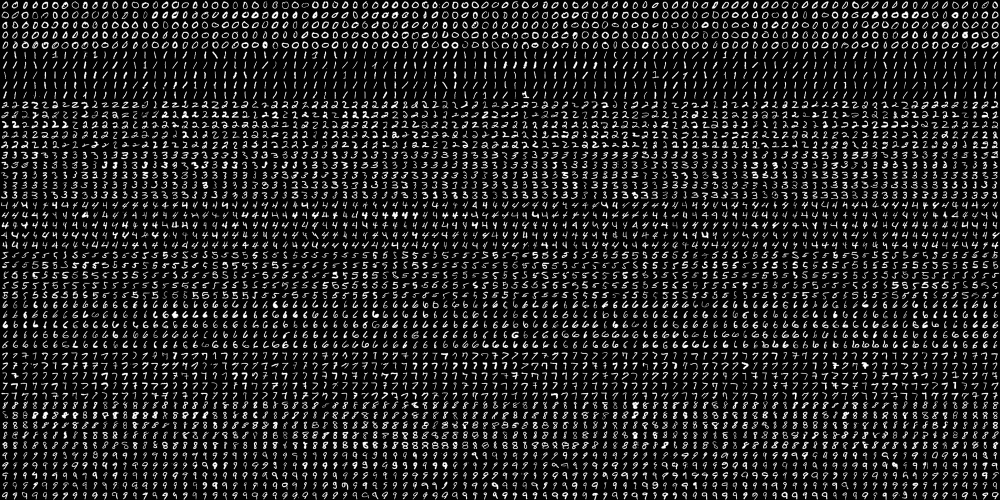
#> input picture digits.png, 2000 x 1000 px (shown at 1/2 size)
$ python digit_recog_norm.py
#> lines starting #> are read from the running program, lines starting #| are printed output that depends on the picture
"""============================================================================
TITLE       : digit_recog_norm.py
BY          : Sang Yoon Byun
DESCRIPTION : A program that can recognize and identify handwritten
              digits (from 0 to 9) by a user.
============================================================================"""

import sys
import numpy as np
import cv2

"""============================================================================
PROCEDURE:
    onMouse
PARAMETERS:
    event, any cv2.MouseEventTypes events
    x, x-coordinate of the event
    y, y-coordinate of the event
    flags, any cv2.MouseEventFlags flags
    param, any additional parameters
PURPOSE:
    a callback function for mouse events (writes digits on screen)
PRODUCES:
    None - a void function
============================================================================"""
def on_mouse(event, x, y, flags, param):

    global old_x, old_y

    # Get the blank screen from parameter
    screen = param

    if event == cv2.EVENT_LBUTTONDOWN:  # Left button pressed
        old_x, old_y = x, y

    elif event == cv2.EVENT_LBUTTONUP:  # Left button released
        old_x, old_y = -1, -1

    elif event == cv2.EVENT_MOUSEMOVE:  # Moving / dragging
        if flags & cv2.EVENT_FLAG_LBUTTON:
            # Draw white lines as the cursor moves - writing the digit
            cv2.line(screen, (old_x, old_y), (x, y), (255, 255, 255), 20,
                     cv2.LINE_AA)
            old_x, old_y = x, y
            cv2.imshow('Screen', screen)

"""============================================================================
PROCEDURE:
    norm_digits
PARAMETERS:
    img, an image
PURPOSE:
    Calculate the centroid of an image (the current position of the digit),
    and place it at the center of the image
PRODUCES:
    dst, a new image with a digit at the center of the image
============================================================================"""
def norm_digit(img):

    # Dictionary of all the moments within the given image
    m = cv2.moments(img)

    # Centroid information (by definition)
    cx = m['m10'] / m['m00']
    cy = m['m01'] / m['m00']

    # Attain height and width information of image
    h, w = img.shape[:2]

    # Matrix holding transformation information
    aff = np.array([[1, 0, w/2 - cx], [0, 1, h/2 - cy]], dtype=np.float32)

    # Transform using warpAffine()
    dst = cv2.warpAffine(img, aff, (0, 0))

    return dst

"""============================================================================
PROCEDURE:
    display_text
PARAMETERS:
    img, an image
    text, a string value
PURPOSE:
    displays given text at the top-center of an image
PRODUCES:
    None - a void function
============================================================================"""
def display_text(img, text):

    # Set up text elements
    text_font = cv2.FONT_HERSHEY_SIMPLEX
    text_color = (255, 255, 255)
    text_scale = 0.5
    text_thickness = 1
    text_size = cv2.getTextSize(text, text_font, text_scale, text_thickness)

    # Calculate the text display position
    window_x = img.shape[0]
    window_y = img.shape[1]

    text_x = int((window_y - text_size[0][0]) / 2)
    text_y = window_x - 30   # Giving some top-margin

    # Display text
    cv2.putText(img, text, (text_x, text_y), text_font, text_scale,
                text_color, text_thickness, cv2.LINE_AA)

"""============================================================================
PROCEDURE:
    write_and_classify_digit
PARAMETERS:
    hog,
    svm, a trained SVM model
PURPOSE:
    Open a blank screen for the user to write a digit. Then use the
    trained SVM to classify user-written digit
PRODUCES:
    None - a void function
============================================================================"""
def write_and_classify_digit(hog, svm):

    # Initialized x, y values for writing digits
    old_x, old_y = -1, -1

    # Create a blank screen for users to write on
    screen = np.zeros((400, 400), np.uint8)

    display_text(screen, "Please write a number (0-9)")

    cv2.imshow('Screen', screen)
    cv2.setMouseCallback('Screen', on_mouse, screen)

    while True:
        key = cv2.waitKey()

        if key == 27:  # ESC key
            break
        elif key == ord(' '):  # Space key
            # Resize user-drawn image to 20x20
            test_image = cv2.resize(screen, (20, 20),
                                    interpolation=cv2.INTER_AREA)

            # Normalization
            test_image = norm_digit(test_image)

            # Compute Hog descriptors
            test_desc = hog.compute(test_image).T

            # Determine the user-written digit
            _, res = svm.predict(test_desc)
            print("The digit is:", int(res[0, 0]))

            # Reset black input screen
            screen.fill(0)
            display_text(screen, "Please write a number (0-9)")
            cv2.imshow('Screen', screen)

    cv2.destroyAllWindows()

"""============================================================================
                                     MAIN
============================================================================"""
def main():

    # Attain the image file containing 5000 digit samples
    digits = cv2.imread('./digits.png',
                        cv2.IMREAD_GRAYSCALE)
#> digits is the input picture: shape (1000, 2000); min 0, max 255, mean 33.8

    # Check for opening image
    if digits is None:
        print("Error: Image not found.")
        sys.exit()

    # Attain height and width information of image
    h, w = digits.shape[:2]
#> h = 1000; w = 2000

    # Create a HOG descriptor
    # cv2.HOGDescriptor(winSize, blockSize, blockStride, cellSize, nbins)
    hog = cv2.HOGDescriptor((20, 20), (10, 10), (5, 5), (5, 5), 9)
    # print('Descriptor Size:', hog.getDescriptorSize()) # should be 324

    # Cutting/reshaping the image file into 5000 pieces (each 20pix by 20pix)
    # 500 samples for each digit (0-9), hence 5000 samples in total
    cells = [np.hsplit(row, w // 20) for row in np.vsplit(digits, h // 20)]
#> cells = 50 items
    cells = np.array(cells)
    cells = cells.reshape(-1, 20, 20)  # shape: (5000, 20, 20)

    # Normalize, compute HOG descriptors, and arrange them in a list
    # desc will thus have 5000 of (324, 1) ndarrays
    desc = []
    for img in cells:
        img = norm_digit(img)
        desc.append(hog.compute(img))
#> this loop made 5000 passes
#> (cx in norm_digit, cy in norm_digit, aff in norm_digit) on passes 1 to 3: (9.95, 9.55, [[1, 0, 0.0532], [0, 1, 0.451]]), (9.84, 9.65, [[1, 0, 0.164], [0, 1, 0.353]]), (10.21, 10.06, [[1, 0, -0.21], [0, 1, -0.0562]])
#> pass 1, in norm_digit, `dst = cv2.warpAffine(img, aff, (0, 0))`:
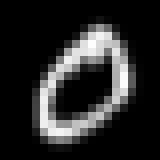
#> dst: shape (20, 20) (shown 8 times larger); min 0, max 253, mean 40.1
#> pass 2, in norm_digit (call 2), `dst = cv2.warpAffine(img, aff, (0, 0))`:
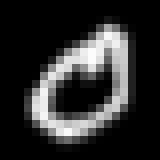
#> dst: shape (20, 20) (shown 8 times larger); min 0, max 252, mean 45.5
#> pass 3, in norm_digit (call 3), `dst = cv2.warpAffine(img, aff, (0, 0))`:
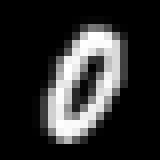
#> dst: shape (20, 20) (shown 8 times larger); min 0, max 255, mean 46.7
#> after the loop, desc = 5000 items

    # Train descriptors
    train_desc = np.array(desc)                          # shape:(5000, 324, 1)
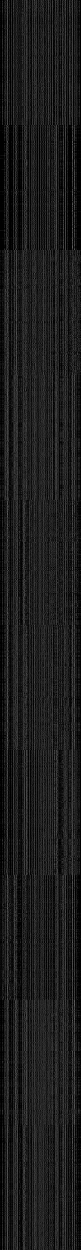
#> train_desc: shape (5000, 324) float32 (shown at 1/4 size); min 0, max 0.971, mean 0.111
    train_desc = train_desc.squeeze().astype(np.float32) # shape:(5000, 324)

    # Make training labels: 500 0s, 500 1s, ..., 500 9s
    train_labels = np.repeat(np.arange(10), len(train_desc) / 10)
#> train_labels = 5000 values from 0 to 9

    # Train the SVM - Support Vector Machine
    svm = cv2.ml.SVM_create()
    svm.setType(cv2.ml.SVM_C_SVC)
    svm.setKernel(cv2.ml.SVM_RBF)

    # Set C and Gamma: Attained after using svm.trainAuto()
    svm.setC(2.5)
    svm.setGamma(0.50625)

    svm.train(train_desc, cv2.ml.ROW_SAMPLE, train_labels)
    svm.save('digit_recog_norm.yml')

    # Use the trained SVM to classify user-written digits
    write_and_classify_digit(hog, svm)
#> in write_and_classify_digit, `cv2.imshow('Screen', screen)`:
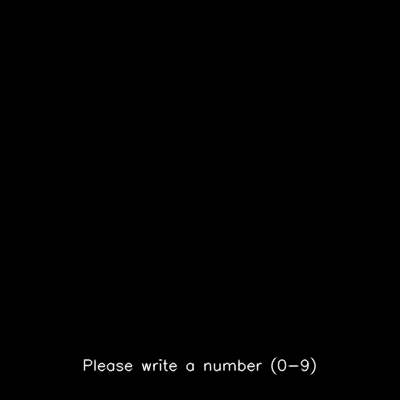
#> window 'Screen': shape (400, 400); min 0, max 251, mean 1
#> (key Esc is pressed here)


if __name__ == '__main__':
    main()
